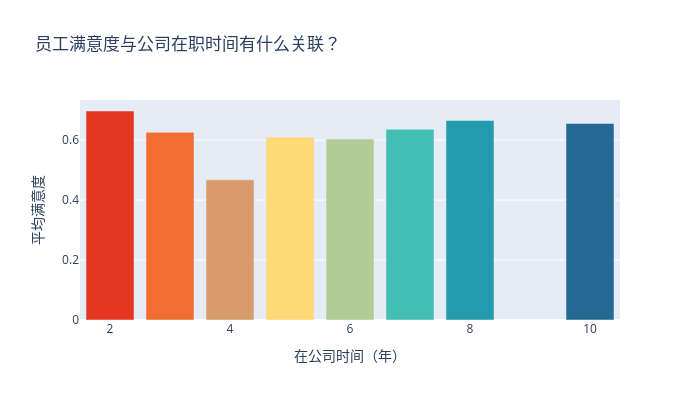

The notebook cell saved with this chart:
### Code cell
trace = Bar(x=time_mean_satifaction.time_spend_company, y=time_mean_satifaction.average_satisfaction, marker=dict(color = colors),)
layout = Layout(title= "员工满意度与公司在职时间有什么关联？",
                width = 700, height = 400,
                xaxis = dict(title="在公司时间（年）"),
                yaxis = dict(title = "平均满意度"),
                )
iplot(Figure(data=[trace],layout= layout))

### Figure 1 — Plotly figure (JSON) as saved in the notebook; plotly's stock layout.template omitted (floating-point values rounded to 4 significant figures)
{"data": [{"marker": {"color": ["#e43620", "#f16d30", "#d99a6c", "#fed976", "#b3cb95", "#41bfb3", "#229bac", "#256894"]}, "type": "bar", "x": [2, 3, 4, 5, 6, 7, 8, 10], "y": [0.6971, 0.6263, 0.4675, 0.6103, 0.6034, 0.636, 0.6651, 0.6553]}], "layout": {"height": 400, "title": {"text": "员工满意度与公司在职时间有什么关联？"}, "width": 700, "xaxis": {"title": {"text": "在公司时间（年）"}}, "yaxis": {"title": {"text": "平均满意度"}}}}
